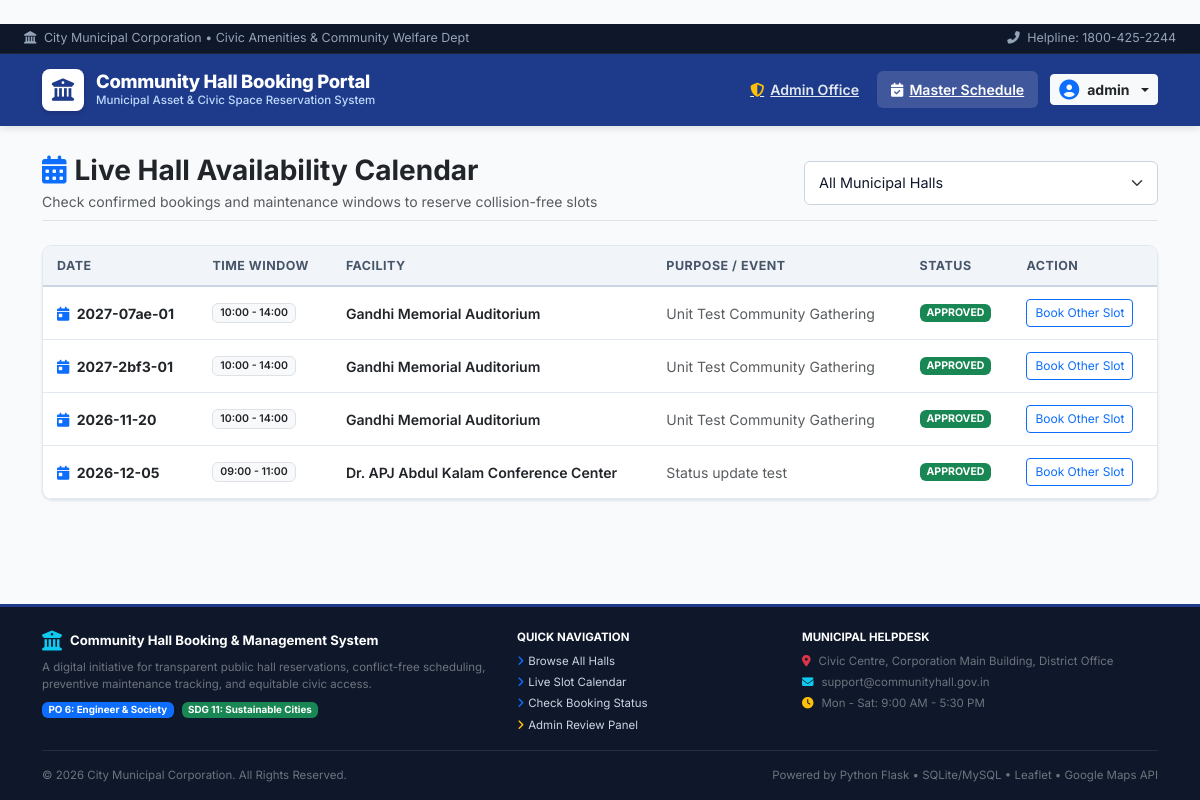
The page /availability (signed in) on the database as committed earlier.
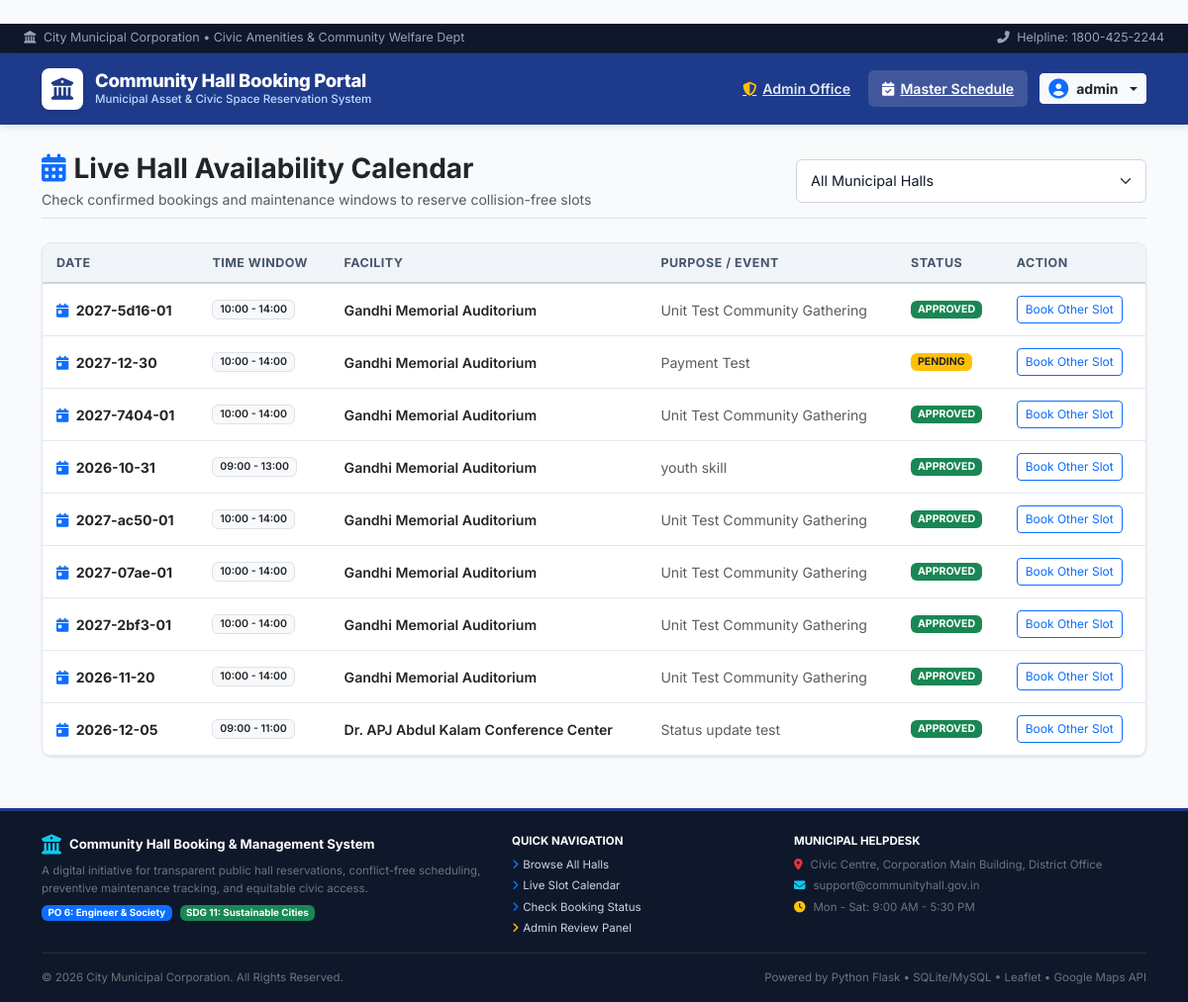
The same page on the database as committed later.
### tables this page shows
CREATE TABLE bookings (
    id INTEGER PRIMARY KEY AUTOINCREMENT,
    booking_ref VARCHAR(20) NOT NULL UNIQUE,
    hall_id INTEGER NOT NULL,
    user_id INTEGER,
    username VARCHAR(50) NOT NULL,
    email VARCHAR(100) NOT NULL,
    booking_date VARCHAR(20) NOT NULL,
    start_time VARCHAR(10) NOT NULL,
    end_time VARCHAR(10) NOT NULL,
    purpose TEXT NOT NULL,
    attendees INTEGER NOT NULL,
    special_requirements TEXT,
    hours REAL NOT NULL,
    total_cost REAL NOT NULL,
    status VARCHAR(20) DEFAULT 'pending',
    reject_reason TEXT,
    created_at TIMESTAMP DEFAULT CURRENT_TIMESTAMP, payment_status VARCHAR(20) DEFAULT 'unpaid', transaction_id VARCHAR(50),
    FOREIGN KEY (hall_id) REFERENCES halls(id),
    FOREIGN KEY (user_id) REFERENCES users(id)
);

CREATE TABLE halls (
    id INTEGER PRIMARY KEY AUTOINCREMENT,
    name VARCHAR(100) NOT NULL,
    capacity INTEGER NOT NULL,
    amenities TEXT,
    price_per_hour REAL NOT NULL,
    description TEXT,
    location VARCHAR(100) DEFAULT 'Civic Center, Block 4',
    image_tag VARCHAR(50) DEFAULT 'auditorium',
    status VARCHAR(20) DEFAULT 'available'
, latitude REAL DEFAULT 12.9716, longitude REAL DEFAULT 77.5946, address TEXT DEFAULT '', image_url TEXT DEFAULT '');

### app.py (the view)
@app.route("/availability")
@login_required
def availability():
    all_halls = db.get_all_halls()
    selected_hall = request.args.get("hall_id", type=int)
    all_bookings = db.get_all_bookings()
    if selected_hall:
        display_bookings = [b for b in all_bookings if b["hall_id"] == selected_hall and b["status"] in ["approved", "pending"]]
    else:
        display_bookings = [b for b in all_bookings if b["status"] in ["approved", "pending"]]
    return render_template(
        "availability.html",
        halls=all_halls,
        selected_hall=selected_hall,
        bookings=display_bookings
    )

### app.py (called while the page is built)
def generate_csrf_token():
    if "csrf_token" not in session:
        session["csrf_token"] = secrets.token_hex(32)
    return session["csrf_token"]

@app.context_processor
def inject_csrf_token():
    return dict(csrf_token=generate_csrf_token())

def login_required(f):
    @wraps(f)
    def decorated(*args, **kwargs):
        if "loggedin" not in session:
            flash("Please sign in to access this page.", "warning")
            return redirect(url_for("login"))
        return f(*args, **kwargs)
    return decorated

### db.py (called while the page is built)
def get_connection():
    conn = sqlite3.connect(DB_PATH)
    conn.row_factory = sqlite3.Row
    return conn

def get_all_halls():
    conn = get_connection()
    halls = conn.execute("SELECT * FROM halls ORDER BY id ASC").fetchall()
    conn.close()
    return [dict(h) for h in halls]

def get_all_bookings():
    conn = get_connection()
    bookings = conn.execute("""
        SELECT b.*, h.name as hall_name, h.location as hall_location, h.latitude, h.longitude
        FROM bookings b
        JOIN halls h ON b.hall_id = h.id
        ORDER BY b.created_at DESC
    """, ()).fetchall()
    conn.close()
    return [dict(b) for b in bookings]

### templates/availability.html (shortened to what this page needs)
﻿{% extends "base.html" %}
{% block content %}
<div class="d-flex flex-wrap justify-content-between align-items-center mb-4 pb-2 border-bottom">
    <div>
        <h3 class="fw-bold text-dark mb-1"><i class="fas fa-calendar-alt text-primary me-2"></i>Live Hall Availability Calendar</h3>
        <p class="text-muted small mb-0">Check confirmed bookings and maintenance windows to reserve collision-free slots</p>
    </div>
    <div class="mt-2 mt-md-0">
        <form method="GET" action="/availability" class="d-flex align-items-center gap-2">
            <select name="hall_id" class="form-select form-control-civic" onchange="this.form.submit()">
                <option value="">All Municipal Halls</option>
            </select>
        </form>
    </div>
</div>
<div class="civic-card p-0 overflow-hidden">
    <div class="table-responsive">
        <table class="table-civic">
            <thead>
                <tr>
                    <th>Date</th>
                    <th>Time Window</th>
                    <th>Facility</th>
                    <th>Purpose / Event</th>
                    <th>Status</th>
                    <th>Action</th>
                </tr>
            </thead>
            <tbody>
                {% if bookings %}
                    {% for b in bookings %}
                    <tr>
                        <td class="fw-bold text-dark">
                            <i class="fas fa-calendar-day text-primary me-1"></i> {{ b.booking_date }}
                        </td>
                        <td>
                            <span class="badge bg-light text-dark border fw-semibold">
                                {{ b.start_time }} - {{ b.end_time }}
                            </span>
                        </td>
                        <td class="fw-semibold text-dark">{{ b.hall_name }}</td>
                        <td class="small text-muted">{{ b.purpose }}</td>
                        <td>
                            <span class="badge {% if b.status == 'approved' %}bg-success{% else %}bg-warning text-dark{% endif %} text-uppercase">
                                {{ b.status }}
                            </span>
                        </td>
                        <td>
                            <a href="/book/{{ b.hall_id }}" class="btn btn-sm btn-outline-primary" style="font-size:0.75rem;">
                                Book Other Slot
                            </a>
                        </td>
                    </tr>
                    {% endfor %}
                {% endif %}
            </tbody>
        </table>
    </div>
</div>
{% endblock %}

Rows that differ between the two databases and show on the page:
added bookings: booking_date "2027-5d16-01", start_time "10:00", end_time "14:00", hall_name "Gandhi Memorial Auditorium", purpose "Unit Test Community Gathering", status "APPROVED"
added bookings: booking_date "2027-12-30", start_time "10:00", end_time "14:00", hall_name "Gandhi Memorial Auditorium", purpose "Payment Test", status "PENDING"
added bookings: booking_date "2027-7404-01", start_time "10:00", end_time "14:00", hall_name "Gandhi Memorial Auditorium", purpose "Unit Test Community Gathering", status "APPROVED"
added bookings: booking_date "2026-10-31", start_time "09:00", end_time "13:00", hall_name "Gandhi Memorial Auditorium", purpose "youth skill", status "APPROVED"
added bookings: booking_date "2027-ac50-01", start_time "10:00", end_time "14:00", hall_name "Gandhi Memorial Auditorium", purpose "Unit Test Community Gathering", status "APPROVED"
